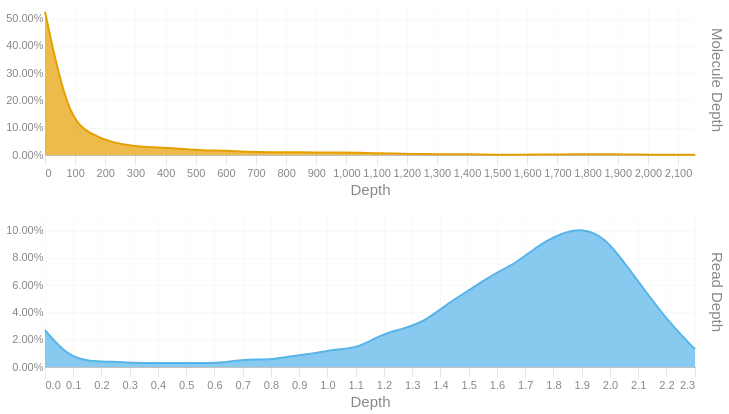

Notebook code cell kept with this figure:
### Code cell
readdep = depth_hist(tb['Read Depth'], q99, 3)
readdep = readdep.with_columns(pl.lit('Read Depth').alias('Metric'))
if not SKIPLR:
    moldep = depth_hist(tb['Molecule Depth'], mol_q99, 1)
    moldep = moldep.with_columns(pl.lit('Molecule Depth').alias('Metric'))
    _hist = pl.concat([readdep, moldep])
    _hist = _hist.filter(pl.col('Proportion') != 0)
    with SafeRender(_hist):
        (
            alt.Chart(_hist)        
            .mark_area(interpolate = "basis")
            .encode(
                x=alt.X('Bin:Q').scale(domainMin=0).axis(alt.Axis(title='Depth')),
                y = alt.Y('Proportion:Q', title = None).axis(format = '.2%'),
                color = alt.Color('Metric:N').legend(None),
                row = alt.Row("Metric:N").header(title = None, labelOrient = 'right'),
                tooltip = [
                    alt.Tooltip("Metric:N", title = "Metric"),
                    alt.Tooltip('Interval:N', title = "Depth Interval"),
                    alt.Tooltip('Proportion:Q', title = "% Alignments").format('.2%')
                ]
            )
            .resolve_scale(x='independent', y='independent')
            .properties(
                height = 150, width = 650,
                usermeta={'embedOptions': {'downloadFileName': f'{samplename}.depth.hist'}}
            )
        ).display()
else:
    readdep = readdep.filter(pl.col('Proportion') != 0)
    with SafeRender(readdep):
        (
            alt.Chart(readdep)        
            .mark_area(interpolate = "basis")
            .encode(
                x=alt.X('Bin:Q').scale(domainMin=0).axis(alt.Axis(title='Depth')),
                y = alt.Y('Proportion:Q', title = None).axis(format = '.2%'),
                tooltip = [
                    alt.Tooltip('Interval:N', title = "Depth Interval"),
                    alt.Tooltip('Proportion:Q', title = "% Alignments").format('.2%')
                ]
            )
            .properties(
                usermeta={'embedOptions': {'downloadFileName': f'{samplename}.depth.hist'}}
            )
        ).display()

### Figure 1 — Vega-Lite specification as saved in the notebook (floating-point values rounded to 4 significant figures)
{"width": 650, "height": 150, "config": {"title": {"anchor": "start", "dy": -15, "fontSize": 18, "color": "#888888", "subtitleColor": "#888888", "subtitleFontSize": 14}, "arc": {"fill": "#0072B2"}, "axis": {"domainColor": "#888888", "domainWidth": 0.5, "gridWidth": 0.2, "grid": false, "titleFontWeight": 400, "titleFontSize": 15, "labelFontSize": 11, "labelColor": "#888888", "tickColor": "#888888", "tickWidth": 0.2, "titleColor": "#888888"}, "axisBand": {"grid": false}, "axisX": {"grid": true, "tickSize": 10, "domainCap": "round"}, "axisY": {"domain": false, "grid": true, "tickSize": 0, "domainCap": "round"}, "background": "transparent", "header": {"labelFontSize": 15, "labelColor": "#888888", "titleFontSize": 15, "titleFontWeight": 600, "titleColor": "#888888"}, "legend": {"labelFont": "sans-serif", "labelFontSize": 12, "labelColor": "#888888", "symbolSize": 100, "symbolType": "circle", "titleFontSize": 12, "titlePadding": 10, "titleColor": "#888888", "title": null}, "range": {"category": ["#E69F00", "#56B4E9", "#009E73", "#F0E442", "#0072B2", "#D55E00", "#CC79A7", "#000000"], "diverging": ["#cfe8f3", "#a2d4ec", "#73bfe2", "#46abdb", "#1696d2", "#12719e"]}, "area": {"fill": "#0072B2", "fillOpacity": 0.7, "line": true, "strokeOpacity": 0.7}, "line": {"color": "#0072B2", "stroke": "#0072B2", "strokeWidth": 2}, "trail": {"color": "#0072B2", "stroke": "#0072B2", "strokeWidth": 0, "size": 1}, "point": {"filled": true, "fillOpacity": 1.0, "size": 95}, "text": {"color": "#888888", "fontSize": 11, "align": "right", "fontWeight": 400, "size": 11}, "bar": {"fill": "#0072B2", "stroke": null}, "view": {"stroke": null, "continuousWidth": 660, "continuousHeight": 400}}, "data": {"name": "data-1ddfa544989ecac436f650d670fe0f86"}, "mark": {"type": "area", "interpolate": "basis"}, "encoding": {"color": {"field": "Metric", "legend": null, "type": "nominal"}, "row": {"field": "Metric", "header": {"title": null, "labelOrient": "right"}, "type": "nominal"}, "tooltip": [{"field": "Metric", "title": "Metric", "type": "nominal"}, {"field": "Interval", "title": "Depth Interval", "type": "nominal"}, {"field": "Proportion", "format": ".2%", "title": "% Alignments", "type": "quantitative"}], "x": {"axis": {"title": "Depth"}, "field": "Bin", "scale": {"domainMin": 0}, "type": "quantitative"}, "y": {"axis": {"format": ".2%"}, "field": "Proportion", "title": null, "type": "quantitative"}}, "resolve": {"scale": {"x": "independent", "y": "independent"}}, "usermeta": {"embedOptions": {"downloadFileName": "S5_StJohns_3469.depth.hist"}}, "$schema": "https://vega.github.io/schema/vega-lite/v6.1.0.json", "datasets": {"data-1ddfa544989ecac436f650d670fe0f86": [{"Bin": 0.0, "Interval": "0.0-0.079", "Proportion": 0.027, "Metric": "Read Depth"}, {"Bin": 0.079, "Interval": "0.079-0.159", "Proportion": 0.008, "Metric": "Read Depth"}, {"Bin": 0.159, "Interval": "0.159-0.238", "Proportion": 0.004, "Metric": "Read Depth"}, {"Bin": 0.238, "Interval": "0.238-0.317", "Proportion": 0.004, "Metric": "Read Depth"}, {"Bin": 0.317, "Interval": "0.317-0.397", "Proportion": 0.003, "Metric": "Read Depth"}, {"Bin": 0.397, "Interval": "0.397-0.476", "Proportion": 0.003, "Metric": "Read Depth"}, {"Bin": 0.476, "Interval": "0.476-0.555", "Proportion": 0.003, "Metric": "Read Depth"}, {"Bin": 0.555, "Interval": "0.555-0.635", "Proportion": 0.003, "Metric": "Read Depth"}, {"Bin": 0.635, "Interval": "0.635-0.714", "Proportion": 0.003, "Metric": "Read Depth"}, {"Bin": 0.714, "Interval": "0.714-0.793", "Proportion": 0.006, "Metric": "Read Depth"}, {"Bin": 0.793, "Interval": "0.793-0.873", "Proportion": 0.005, "Metric": "Read Depth"}, {"Bin": 0.873, "Interval": "0.873-0.952", "Proportion": 0.008, "Metric": "Read Depth"}, {"Bin": 0.952, "Interval": "0.952-1.031", "Proportion": 0.01, "Metric": "Read Depth"}, {"Bin": 1.031, "Interval": "1.031-1.111", "Proportion": 0.013, "Metric": "Read Depth"}, {"Bin": 1.111, "Interval": "1.111-1.19", "Proportion": 0.014, "Metric": "Read Depth"}, {"Bin": 1.19, "Interval": "1.19-1.269", "Proportion": 0.024, "Metric": "Read Depth"}, {"Bin": 1.269, "Interval": "1.269-1.349", "Proportion": 0.028, "Metric": "Read Depth"}, {"Bin": 1.349, "Interval": "1.349-1.428", "Proportion": 0.034, "Metric": "Read Depth"}, {"Bin": 1.428, "Interval": "1.428-1.507", "Proportion": 0.047, "Metric": "Read Depth"}, {"Bin": 1.507, "Interval": "1.507-1.587", "Proportion": 0.057, "Metric": "Read Depth"}, {"Bin": 1.587, "Interval": "1.587-1.666", "Proportion": 0.068, "Metric": "Read Depth"}, {"Bin": 1.666, "Interval": "1.666-1.745", "Proportion": 0.076, "Metric": "Read Depth"}, {"Bin": 1.745, "Interval": "1.745-1.825", "Proportion": 0.089, "Metric": "Read Depth"}, {"Bin": 1.825, "Interval": "1.825-1.904", "Proportion": 0.098, "Metric": "Read Depth"}, {"Bin": 1.904, "Interval": "1.904-1.983", "Proportion": 0.102, "Metric": "Read Depth"}, {"Bin": 1.983, "Interval": "1.983-2.063", "Proportion": 0.095, "Metric": "Read Depth"}, {"Bin": 2.063, "Interval": "2.063-2.142", "Proportion": 0.073, "Metric": "Read Depth"}, {"Bin": 2.142, "Interval": "2.142-2.221", "Proportion": 0.051, "Metric": "Read Depth"}, {"Bin": 2.221, "Interval": "2.221-2.301", "Proportion": 0.03, "Metric": "Read Depth"}, {"Bin": 2.301, "Interval": "2.301-2.38", "Proportion": 0.013, "Metric": "Read Depth"}, {"Bin": 0.0, "Interval": "0.0-74.4", "Proportion": 0.525, "Metric": "Molecule Depth"}, {"Bin": 74.4, "Interval": "74.4-148.7", "Proportion": 0.141, "Metric": "Molecule Depth"}, {"Bin": 148.7, "Interval": "148.7-223.1", "Proportion": 0.077, "Metric": "Molecule Depth"}, {"Bin": 223.1, "Interval": "223.1-297.4", "Proportion": 0.045, "Metric": "Molecule Depth"}, {"Bin": 297.4, "Interval": "297.4-371.8", "Proportion": 0.031, "Metric": "Molecule Depth"}, {"Bin": 371.8, "Interval": "371.8-446.1", "Proportion": 0.028, "Metric": "Molecule Depth"}, {"Bin": 446.1, "Interval": "446.1-520.5", "Proportion": 0.023, "Metric": "Molecule Depth"}, {"Bin": 520.5, "Interval": "520.5-594.8", "Proportion": 0.017, "Metric": "Molecule Depth"}, {"Bin": 594.8, "Interval": "594.8-669.2", "Proportion": 0.016, "Metric": "Molecule Depth"}, {"Bin": 669.2, "Interval": "669.2-743.5", "Proportion": 0.012, "Metric": "Molecule Depth"}, {"Bin": 743.5, "Interval": "743.5-817.9", "Proportion": 0.01, "Metric": "Molecule Depth"}, {"Bin": 817.9, "Interval": "817.9-892.2", "Proportion": 0.011, "Metric": "Molecule Depth"}, {"Bin": 892.2, "Interval": "892.2-966.6", "Proportion": 0.009, "Metric": "Molecule Depth"}, {"Bin": 966.6, "Interval": "966.6-1040.9", "Proportion": 0.009, "Metric": "Molecule Depth"}, {"Bin": 1041.0, "Interval": "1040.9-1115.3", "Proportion": 0.009, "Metric": "Molecule Depth"}, {"Bin": 1115.0, "Interval": "1115.3-1189.6", "Proportion": 0.006, "Metric": "Molecule Depth"}, {"Bin": 1190.0, "Interval": "1189.6-1264.0", "Proportion": 0.004, "Metric": "Molecule Depth"}, {"Bin": 1264.0, "Interval": "1264.0-1338.3", "Proportion": 0.004, "Metric": "Molecule Depth"}, {"Bin": 1338.0, "Interval": "1338.3-1412.7", "Proportion": 0.002, "Metric": "Molecule Depth"}, {"Bin": 1413.0, "Interval": "1412.7-1487.0", "Proportion": 0.003, "Metric": "Molecule Depth"}, {"Bin": 1487.0, "Interval": "1487.0-1561.4", "Proportion": 0.001, "Metric": "Molecule Depth"}, {"Bin": 1561.0, "Interval": "1561.4-1635.8", "Proportion": 0.001, "Metric": "Molecule Depth"}, {"Bin": 1636.0, "Interval": "1635.8-1710.1", "Proportion": 0.002, "Metric": "Molecule Depth"}, {"Bin": 1710.0, "Interval": "1710.1-1784.5", "Proportion": 0.002, "Metric": "Molecule Depth"}, {"Bin": 1784.0, "Interval": "1784.5-1858.8", "Proportion": 0.003, "Metric": "Molecule Depth"}, {"Bin": 1859.0, "Interval": "1858.8-1933.2", "Proportion": 0.003, "Metric": "Molecule Depth"}, {"Bin": 1933.0, "Interval": "1933.2-2007.5", "Proportion": 0.002, "Metric": "Molecule Depth"}, {"Bin": 2008.0, "Interval": "2007.5-2081.9", "Proportion": 0.001, "Metric": "Molecule Depth"}, {"Bin": 2082.0, "Interval": "2081.9-2156.2", "Proportion": 0.001, "Metric": "Molecule Depth"}, {"Bin": 2156.0, "Interval": "2156.2-2230.57", "Proportion": 0.001, "Metric": "Molecule Depth"}]}}
